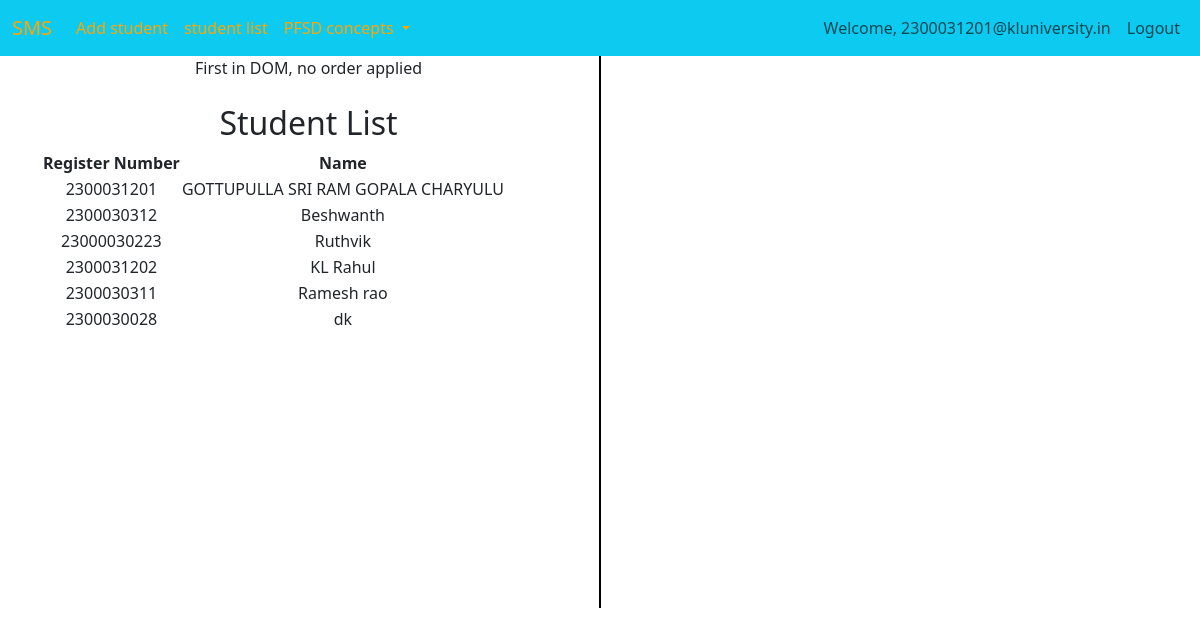
Screenshot of /student_list/ (signed in) with the database file from the repository.
### adminapp/models.py (models this page shows, shortened)
class StudentList(models.Model):
    user = models.OneToOneField(User, on_delete=models.CASCADE, null=True)
    Register_Number = models.CharField(max_length=20, unique=True)
    Name = models.CharField(max_length=100)

### adminapp/views.py (the view)
# urls.py: path('student_list/',views.student_list,name='student_list'),
def student_list(request):
    students = models.StudentList.objects.all()
    return render(request, 'adminapp/student_list.html', {'students': students})

### templates/adminapp/student_list.html (shortened to what this page needs)
{% extends 'Navbar/ProjectNavbar.html' %}
{% load static %}
{% block body %}
<div class="container text-center">
  <div class="row">
    <div class="col">
      First in DOM, no order applied
        <br><br>
            <h2>Student List</h2>
<table>
    <tr>
        <th>Register Number</th>
        <th>Name</th>
    </tr>
    {% for student in students %}
    <tr>
        <td>{{ student.Register_Number }}</td>
        <td>{{ student.Name }}</td>
    </tr>
    {% endfor %}
</table>
    </div>
      <br><br><br><br><br><br><br><br><br><br><br><br><br><br><br><br>
      <br><br><br><br><br><br><br>
       <div class="col-auto d-flex align-items-center">
      <div style="border-left: 2px solid black; height: 100%;"></div>
    </div>
    <div class="col">
        <br><br>
    </div>
  </div>
</div>
{% endblock %}

### templates/Navbar/ProjectNavbar.html (shortened to what this page needs)
<!DOCTYPE html>
<html lang="en">
<head>
    <link href="https://cdn.jsdelivr.net/npm/bootstrap@5.3.3/dist/css/bootstrap.min.css" rel="stylesheet">
</head>
<body>
<nav class="navbar navbar-expand-lg bg-info">
  <div class="container-fluid">
    <a class="navbar-brand" href="{% url 'ProjectHomePage' %}" style="color:orange">SMS</a>
    <div class="collapse navbar-collapse" id="navbarSupportedContent">
      <ol class="navbar-nav me-auto mb-2 mb-lg-0">
        <li class="nav-item">
          <a class="nav-link active" aria-current="page" href="{% url 'add_studentpagecall' %}" style="color:orange">Add student</a>
        </li>
        <li class="nav-item">
          <a class="nav-link" href="{% url 'student_list' %}" style="color:orange">student list</a>
        </li>
        <li class="nav-item dropdown">
          <a class="nav-link dropdown-toggle" href="#" role="button" data-bs-toggle="dropdown" aria-expanded="false" style="color:orange;">
            PFSD concepts
          </a>
        </li>
    </div>
    <ul  class="navbar-nav ms-auto">
<li>
        {% if user.is_authenticated %}
        <li class="nav-item">
        <span class="nav-link">Welcome, {{ user.username }}</span>
    </li>
          <li class="nav-item">
          <a class="nav-link" href="{% url 'logout' %}" >Logout</a>
          </li>
        {% endif %}
 </li>
      </ul>
  </div>
</nav>
{% block body %}
{% endblock %}
</body>
</html>

### rows the page displays
StudentList: Register_Number "2300031201", Name "GOTTUPULLA SRI RAM GOPALA CHARYULU"
StudentList: Register_Number "2300030312", Name "Beshwanth"
StudentList: Register_Number "23000030223", Name "Ruthvik"
StudentList: Register_Number "2300031202", Name "KL Rahul"
StudentList: Register_Number "2300030311", Name "Ramesh rao"
StudentList: Register_Number "2300030028", Name "dk"

### other values shown
{{ user.username }} "2300031201@kluniversity.in"
